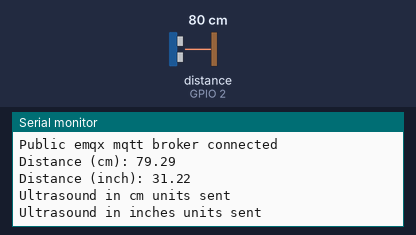
Simulated run of this sketch. Board: ESP8266 (NodeMCU). Parts: the last lines printed to the serial monitor. Wiring (inferred from the names in the program): ultrasonic range finder: trigger GPIO 16; echo GPIO 2. The inputs (shaded band) are chosen by the test bench; at power-on: distance to the obstacle (sensor on GPIO 2) 80 cm. The echo pulse lasts 58.3 µs per cm; WiFi joins after 1.5 s; servers stay silent unless stated; no MQTT or app messages arrive unless stated.

Above: at 3.2 s.
3.3 s: distance to the obstacle (sensor on GPIO 2) set to 2 cm
At 5.2 s:
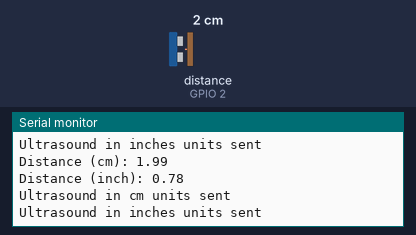
6.0 s: distance to the obstacle (sensor on GPIO 2) set to 4 cm
At 6.9 s:
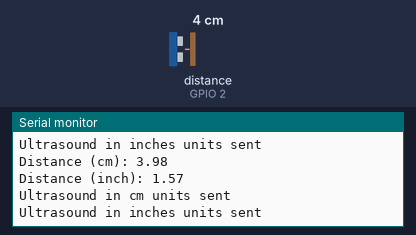
Timing chart, 0 to 9.0 s (numbered marks = the images above; inputs shaded):
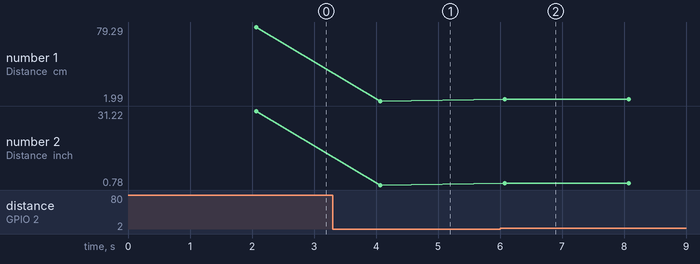

Measured:
- after the input at 3.3 s, the serial monitor: prints a new line after 0.77 s (image 1)
- after the input at 6.0 s, the serial monitor: prints a new line after 0.07 s (image 2)
- plotted number 1: 79.29 → 1.99 after the input at 3.3 s, 1.99 → 3.98 after the input at 6.0 s
- plotted number 2: 31.22 → 0.78 after the input at 3.3 s, 0.78 → 1.57 after the input at 6.0 s

The sketch:

MQTT_Ultrasonic_sensor.ino
```cpp
#include <ESP8266WiFi.h>
#include <PubSubClient.h>

const int trigPin = 16;
const int echoPin = 2;

//define sound velocity in cm/uS
#define SOUND_VELOCITY 0.034
#define CM_TO_INCH 0.393701

long duration;
float distanceCm;
float distanceInch;

// WIFI
const char *ssid = "WorkNet";
const char *password = "itsagoodquestion";
//const char *ssid = "NETGEAR32";
//const char *password = "sweetocean572";

// MQTT Broker
const char *mqtt_broker = "192.168.2.69"; // (ip address of pi)
const char *ultrasound_topic_cm = "esp8266/ultrasound/cm";
const char *ultrasound_topic_in = "esp8266/ultrasound/in";
const int mqtt_port = 1883;

// Initialises our WIFI and MQTT Client objects
WiFiClient espClient;
PubSubClient client(espClient);

void setup() {
  Serial.begin(115200); // Starts the serial communication
  pinMode(trigPin, OUTPUT); // Sets the trigPin as an Output
  pinMode(echoPin, INPUT); // Sets the echoPin as an Input

  // Connecting to WIFI network
  WiFi.begin(ssid,password);
  while (WiFi.status() != WL_CONNECTED) {
    delay(2000);
    Serial.print("Attempting to connect to ");
    Serial.println(ssid);
    Serial.println("");
  }

  Serial.print("Successfully connected to ");
  Serial.println(ssid);

  // Connecting to MQTT broker
  client.setServer(mqtt_broker, mqtt_port);

  while (!client.connected()) {
    String client_id = "esp8266-client-";
    client_id += String(WiFi.macAddress());

    Serial.printf("The client %s connects to mosquitto mqtt broker\n", client_id.c_str());

    if (client.connect(client_id.c_str())) {
      Serial.println("Public emqx mqtt broker connected");
    } else {
      Serial.print("failed with state ");
      Serial.print(client.state());
      Serial.println(" ");
      delay(2000);
    }
  }
}

void loop() {
  // Clears the trigPin
  digitalWrite(trigPin, LOW);
  delayMicroseconds(2);
  // Sets the trigPin on HIGH state for 10 micro seconds
  digitalWrite(trigPin, HIGH);
  delayMicroseconds(10);
  digitalWrite(trigPin, LOW);

  // Reads the echoPin, returns the sound wave travel time in microseconds
  duration = pulseIn(echoPin, HIGH);

  // Calculate the distance
  distanceCm = duration * SOUND_VELOCITY/2;

  // Convert to inches
  distanceInch = distanceCm * CM_TO_INCH;

  // Prints the distance on the Serial Monitor
  Serial.print("Distance (cm): ");
  Serial.println(distanceCm);
  Serial.print("Distance (inch): ");
  Serial.println(distanceInch);

  if (client.publish(ultrasound_topic_cm, String(distanceCm).c_str())){
    Serial.println("Ultrasound in cm units sent");
  } else {
    Serial.println("Ultrasound in cm failed to send to MQTT Broker ");
  }

  if (client.publish(ultrasound_topic_in, String(distanceInch).c_str())){
    Serial.println("Ultrasound in inches units sent");
  } else {
    Serial.println("Ultrasound in inches failed to send to MQTT Broker ");
  }

  delay(2000);
}
```
